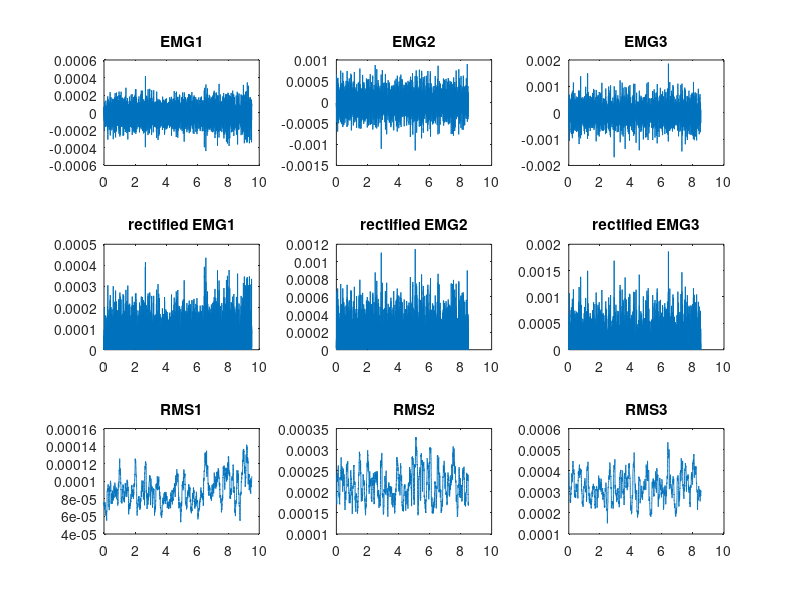
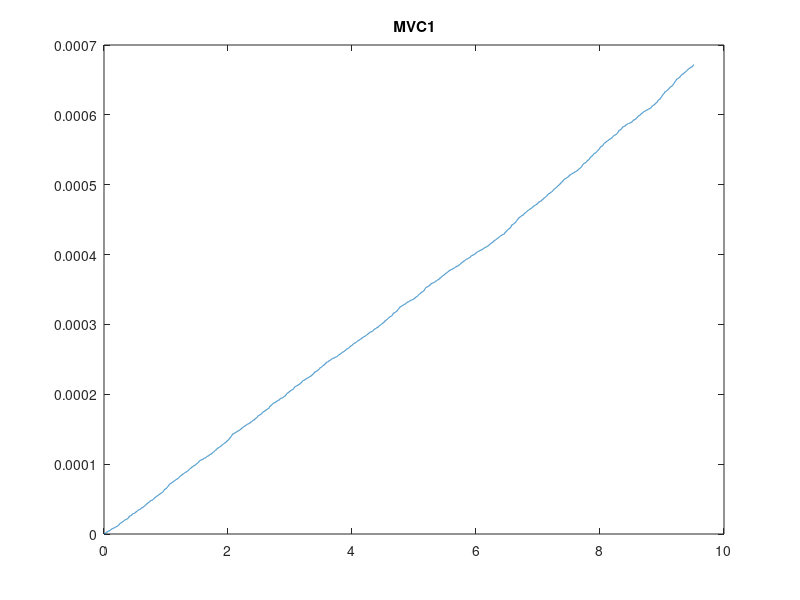
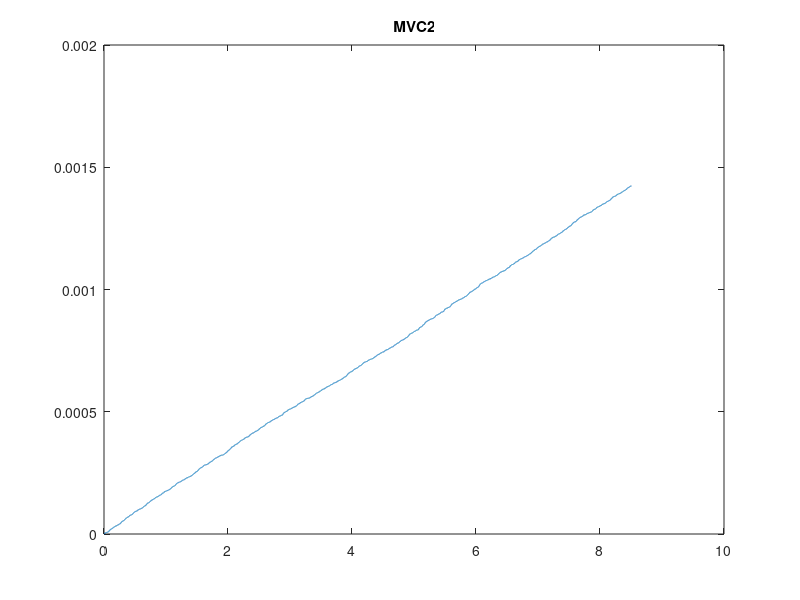
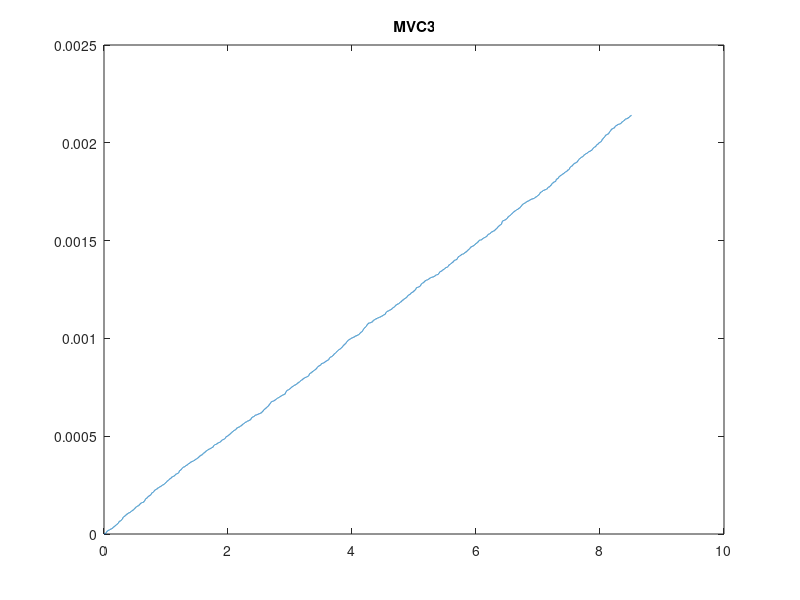

Reproduce these figures in MATLAB, in order. (Note: this script raises an error after producing the figures.)
close all
clc
clear
%% load data
fs=2000;
load("EMG1.mat");
load("EMG2.mat");
load("EMG3.mat");
load("EMG4.mat");
N = length (data1);
t1 = 0:1/fs:N/fs-1/fs;
N2=length(data2);
t2=0:1/fs:N2/fs-1/fs;
N3=length(data3);
t3=0:1/fs:N3/fs-1/fs;
N4=length(data4);
t4=0:1/fs:N4/fs-1/fs;
%% rms
WinLen = 200;  %fs=2000hz, time window =100ms -> N=2000*0.1S=200                                         % Window Length For RMS Calculation
rmsv1 = sqrt(movmean(data1.^2, 200)); 
rmsv2 = sqrt(movmean(data2.^2, 200));
rmsv3 = sqrt(movmean(data3.^2, 200));
%% rectification
rectified1=abs(data1);
rectified2=abs(data2);
rectified3=abs(data3);
%% plottings
figure()
subplot(3,3,1)
plot(t1,data1)
title('EMG1')
subplot(3,3,2)
plot(t2,data2)
title('EMG2')
subplot(3,3,3)
plot(t3,data3)
title('EMG3')
subplot(3,3,4)
plot(t1,rectified1)
title('rectified EMG1')
subplot(3,3,5)
plot(t2,rectified2)
title('rectified EMG2')
subplot(3,3,6)
plot(t3,rectified3)
title('rectified EMG3')
subplot(3,3,7)
plot(t1,rmsv1)
title('RMS1')
subplot(3,3,8)
plot(t2,rmsv2)
title('RMS2')
subplot(3,3,9)
plot(t3,rmsv3)
title('RMS3')
%%  MVC ( cumulative integral of EMG1,EMG2,EMG3 )
VT1 = cumtrapz(t1, abs(data1)); 
VT2 = cumtrapz(t2, abs(data2));
VT3 = cumtrapz(t3, abs(data3));
figure()
plot(t1,VT1)
title('MVC1')
figure()
plot(t2,VT2)
title('MVC2')
figure()
plot(t3,VT3)
title('MVC3')
%% analysing fatigue for EMG4 with RMS,median frequency and zero crossing rate
%0.5s Window with 5s time interval
for i=1:10151:length(data4) 
    data44(i:i+1015)=data4(i:i+1015);
    rmsv42(i:i+1015) = sqrt(movmean(data44(i:i+1015).^2, 1000));
    figure()
    plot(t4(i:i+1015),rmsv42(i:i+1015));
    title('RMS')
    figure()
    [Pxx,Freq] = periodogram(data44(i:i+1015),rectwin(length(data44(i:i+1015))),length(data44(i:i+1015)),fs);
    BCMPF=medfreq(Pxx,Freq);
    fprintf('\n median frequey =%d',BCMPF)
    plot(Freq,Pxx)
    hold on
    plot([BCMPF BCMPF], ylim, '-r', 'LineWidth',1) 
    xlabel('frequency')
    ylabel('amplitude')
    title('median frequency')
    s=data44(i:i+1015);
    t1=t4(i:i+1015);
    w = 1;
    %zero crossings
   crossPts=[];
   for k=1:(length(s)-1)
     if (s(k)*s(k+1)<0)
        crossPts(w) = (t1(k)+t1(k+1))/2;
        w = w + 1;
     end
   end
   figure
   set(gcf,'color','w')
  plot(t1,s)
  hold on
  plot(t1, s)
  plot(crossPts, zeros(length(crossPts)), 'o')
  title('zero crossing rate')
end





